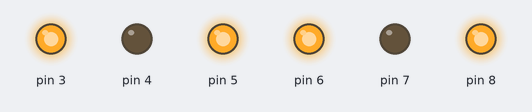
The sketch below on a simulated Arduino Uno, built with avr-gcc and run on an emulated ATmega328P. Parts: output pins drawn as LEDs (lit = HIGH).

Above: at 0.1 s.
Timing chart, 0 to 1.6 s (numbered marks = the images above):
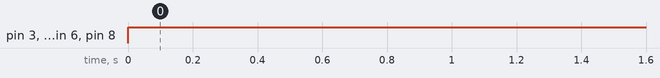

The sketch:

P5_E2.ino
```cpp
void setup() {
  pinMode(5,OUTPUT); //
  pinMode(4,OUTPUT); //
  pinMode(3,OUTPUT);  //
  pinMode(6,OUTPUT); //11 A 6
  pinMode(7,OUTPUT);
  pinMode(8,OUTPUT); //
}

void loop() {
  digitalWrite(6,HIGH); // HABILITA MOTOR 1
  digitalWrite(7,LOW);
  digitalWrite(8,HIGH);  //DA EL SENTIDO

  digitalWrite(3,HIGH); //HABILITA MOTOR 2
  digitalWrite(4,LOW);  //
  digitalWrite(5,HIGH); //
}
```

Measured:
- by itself, pin 3, pin 5, pin 6, pin 8: LOW → HIGH at 0.00 s
